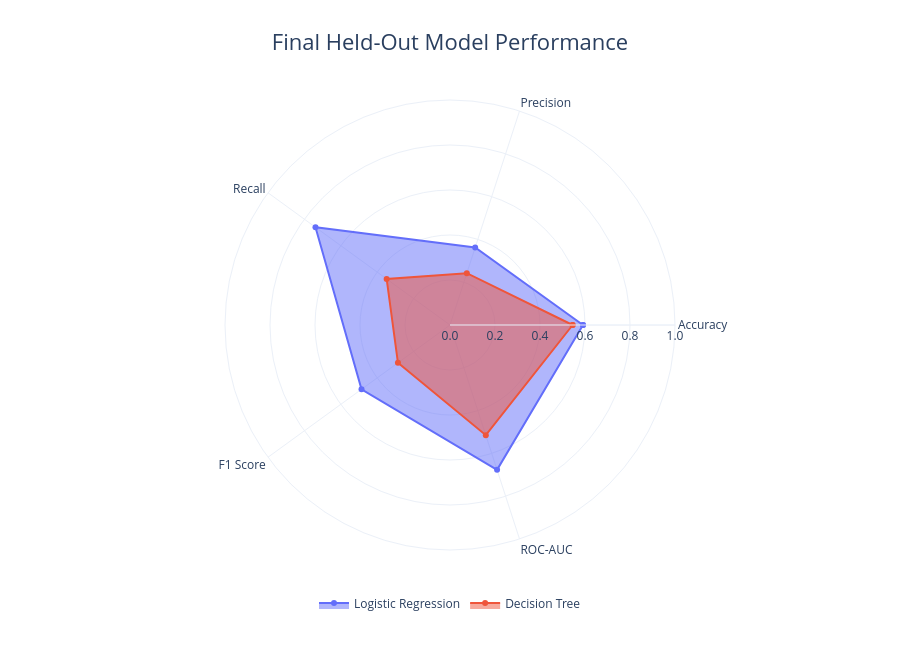

The cell this chart's notebook holds for it:
### Code cell
# Comparison of final model performance

import plotly.graph_objects as go

metrics = model_results["Metric"].tolist()

lr_scores = model_results["Logistic Regression"].tolist()
dt_scores = model_results["Decision Tree"].tolist()

fig = go.Figure()

fig.add_trace(go.Scatterpolar(
    r=lr_scores + [lr_scores[0]],
    theta=metrics + [metrics[0]],
    fill="toself",
    name="Logistic Regression",
    hovertemplate="%{theta}: %{r:.3f}<extra>Logistic Regression</extra>"
))

fig.add_trace(go.Scatterpolar(
    r=dt_scores + [dt_scores[0]],
    theta=metrics + [metrics[0]],
    fill="toself",
    name="Decision Tree",
    hovertemplate="%{theta}: %{r:.3f}<extra>Decision Tree</extra>"
))

fig.update_layout(
    template="plotly_white",

    title={
        "text": "Final Held-Out Model Performance",
        "x": 0.5,
        "xanchor": "center",
        "font": {"size": 22}
    },

    polar=dict(
        radialaxis=dict(
            visible=True,
            range=[0, 1],
            tickformat=".1f"
        )
    ),

    legend=dict(
        orientation="h",
        yanchor="bottom",
        y=-0.15,
        xanchor="center",
        x=0.5
    ),

    height=650,
    margin=dict(l=80, r=80, t=100, b=100)
)

fig.show()

### Figure 1 — Plotly figure (JSON) as saved in the notebook; plotly's stock layout.template omitted (floating-point values rounded to 4 significant figures)
{"data": [{"fill": "toself", "hovertemplate": "%{theta}: %{r:.3f}<extra>Logistic Regression</extra>", "name": "Logistic Regression", "r": [0.591, 0.362, 0.739, 0.486, 0.677, 0.591], "theta": ["Accuracy", "Precision", "Recall", "F1 Score", "ROC-AUC", "Accuracy"], "type": "scatterpolar"}, {"fill": "toself", "hovertemplate": "%{theta}: %{r:.3f}<extra>Decision Tree</extra>", "name": "Decision Tree", "r": [0.545, 0.242, 0.348, 0.286, 0.515, 0.545], "theta": ["Accuracy", "Precision", "Recall", "F1 Score", "ROC-AUC", "Accuracy"], "type": "scatterpolar"}], "layout": {"height": 650, "legend": {"orientation": "h", "x": 0.5, "xanchor": "center", "y": -0.15, "yanchor": "bottom"}, "margin": {"b": 100, "l": 80, "r": 80, "t": 100}, "polar": {"radialaxis": {"range": [0, 1], "tickformat": ".1f", "visible": true}}, "title": {"font": {"size": 22}, "text": "Final Held-Out Model Performance", "x": 0.5, "xanchor": "center"}}}
